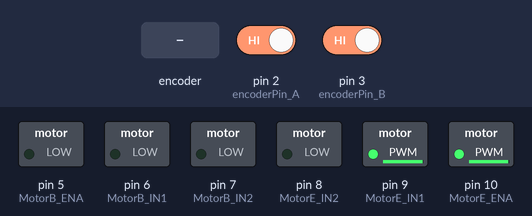
A sketch run on a simulated Arduino Uno, built with avr-gcc and run on an emulated ATmega328P. Shown: switched loads named in the sketch (green lamp = pin HIGH). Inputs (shaded band) come from the test bench; at power-on: pin 2 (encoderPin_A) HIGH, pin 3 (encoderPin_B) HIGH. What the sketch prints to the serial monitor is not drawn.

Above: at 1.2 s.
1.3 s: rotary encoder on pin 2 (encoderPin_A) / pin 3 (encoderPin_B) turned 1 step (first pin leading)
Timing chart, 0 to 10.5 s (numbered marks = the images above; inputs shaded):
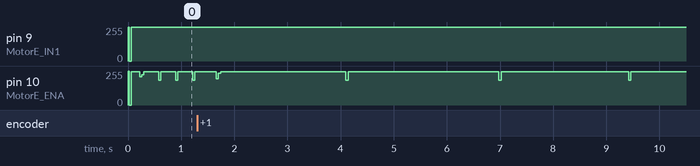

The sketch:

Robot-Arm-1.ino
```cpp
volatile long temp, counter = 0;

double previousError = 0.0;
double integral = 0.0;

// Define the pins
const int encoderPin_A = 2;
const int encoderPin_B = 3;

const int MotorE_ENA = 10;  // Enable pin for motor E
const int MotorE_IN1 = 9;   // Input pin 1 for motor E
const int MotorE_IN2 = 8;   // Input pin 2 for motor E

const int MotorB_ENA = 5;  // Enable pin for motor B
const int MotorB_IN1 = 6;  // Input pin 1 for motor B
const int MotorB_IN2 = 7;  // Input pin 2 for motor B

double setpoint = 400;  // The desired motor speed or position
double kp = 1.0;          // Proportional gain
double ki = 0.1;          // Integral gain
double kd = 0.5;          // Derivative gain

int motorSpeed = 200;


void setup() {
  // Set the pinMode for the pins
  pinMode(MotorE_ENA, OUTPUT);
  pinMode(MotorE_IN1, OUTPUT);
  pinMode(MotorE_IN2, OUTPUT);
  pinMode(MotorB_ENA, OUTPUT);
  pinMode(MotorB_IN1, OUTPUT);
  pinMode(MotorB_IN2, OUTPUT);
  Serial.begin(9600);

  pinMode(encoderPin_A, INPUT_PULLUP);  // internal pullup input pin 2

  pinMode(encoderPin_B, INPUT_PULLUP);  // internalเป็น pullup input pin 3

  //Setting up interrupt
  //A rising pulse from encodenren activated ai0(). AttachInterrupt 0 is DigitalPin nr 2 on moust Arduino.
  attachInterrupt(digitalPinToInterrupt(encoderPin_A), ai0, RISING);

  //B rising pulse from encodenren activated ai1(). AttachInterrupt 1 is DigitalPin nr 3 on moust Arduino.
  attachInterrupt(digitalPinToInterrupt(encoderPin_B), ai1, RISING);
}

void loop() {
  double currentValue = counter;
  double motorSpeed = calculatePID(counter);
  MotorE_moveUp(motorSpeed);
  Serial.println(counter);
}


void stop() {
  analogWrite(MotorE_ENA, 0);
  digitalWrite(MotorE_IN1, LOW);
  digitalWrite(MotorE_IN2, LOW);
}

void MotorE_moveUp(int motorSpeed) {
  if (motorSpeed >= 0) {
    digitalWrite(MotorE_IN1, HIGH);
    digitalWrite(MotorE_IN2, LOW);
  } else {
    digitalWrite(MotorE_IN1, HIGH);
    digitalWrite(MotorE_IN2, LOW);
  }

  digitalWrite(MotorE_ENA, abs(motorSpeed));
  delay(10);
  // Serial.println(counter);

  stop();
}

// void MotorE_moveDown(int t) {
//   while (counter > stopCounterDown) {
//     digitalWrite(MotorE_ENA, motorSpeed);
//     digitalWrite(MotorE_IN1, LOW);
//     digitalWrite(MotorE_IN2, HIGH);
//     delay(10);
//     Serial.println(counter);
//   }
//   stop();
// }

void ai0() {
  // ai0 is activated if DigitalPin nr 2 is going from LOW to HIGH
  // Check pin 3 to determine the direction
  if (digitalRead(encoderPin_B) == LOW) {
    counter++;
  } else {
    counter--;
  }
}

void ai1() {
  // ai0 is activated if DigitalPin nr 3 is going from LOW to HIGH
  // Check with pin 2 to determine the direction
  if (digitalRead(encoderPin_A) == LOW) {
    counter--;
  } else {
    counter++;
  }
}


double calculatePID(double counter) {
  double error = setpoint - counter;
  integral += error;
  double derivative = error - previousError;
  double output = (kp * error) + (ki * integral) + (kd * derivative);
  previousError = error;
  return output;
}
```
